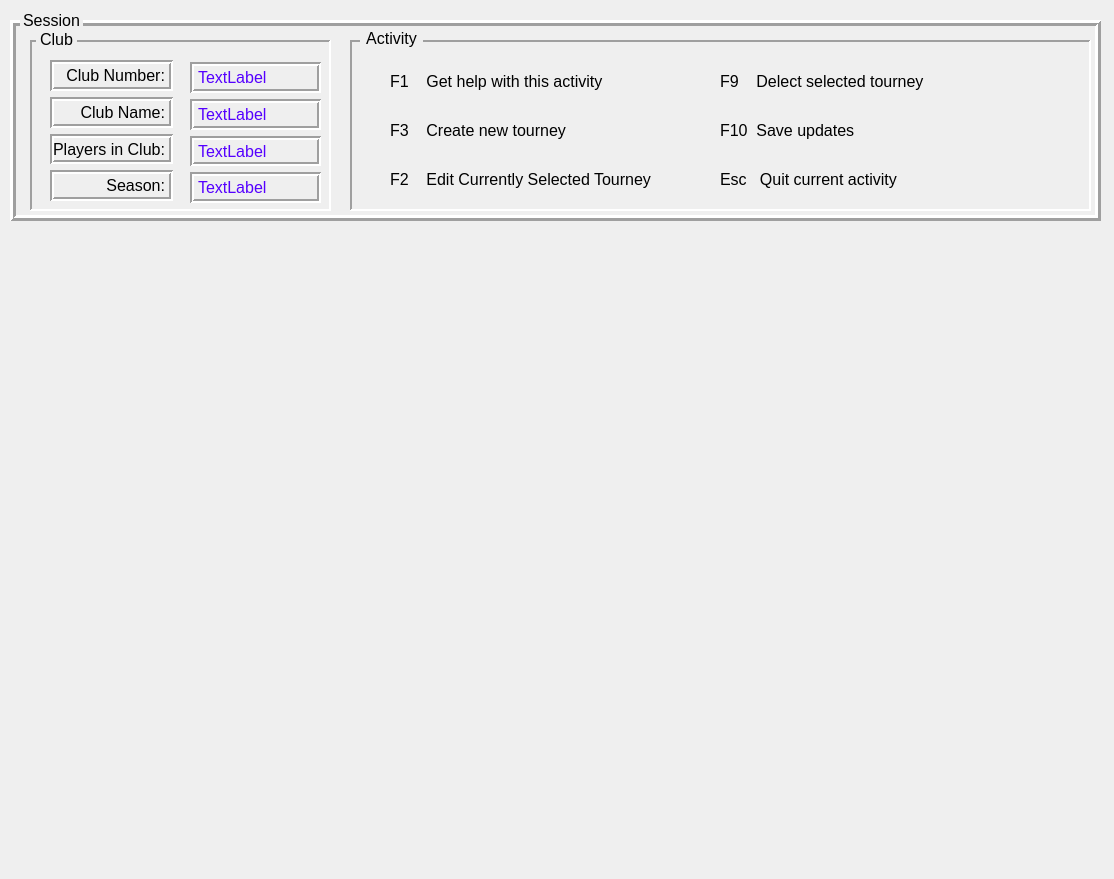
<?xml version="1.0" encoding="UTF-8"?>
<ui version="4.0">
 <class>Master</class>
 <widget class="QMainWindow" name="Master">
  <property name="geometry">
   <rect>
    <x>0</x>
    <y>0</y>
    <width>1114</width>
    <height>879</height>
   </rect>
  </property>
  <property name="font">
   <font>
    <pointsize>12</pointsize>
    <fontweight>Medium</fontweight>
   </font>
  </property>
  <property name="windowTitle">
   <string>Cribbage Grass Roots</string>
  </property>
  <widget class="QWidget" name="TopContainer">
   <widget class="QFrame" name="sessionPanel">
    <property name="geometry">
     <rect>
      <x>10</x>
      <y>20</y>
      <width>1091</width>
      <height>201</height>
     </rect>
    </property>
    <property name="frameShape">
     <enum>QFrame::Shape::Box</enum>
    </property>
    <property name="frameShadow">
     <enum>QFrame::Shadow::Raised</enum>
    </property>
    <property name="lineWidth">
     <number>3</number>
    </property>
    <widget class="QFrame" name="clubPanel">
     <property name="geometry">
      <rect>
       <x>20</x>
       <y>20</y>
       <width>301</width>
       <height>171</height>
      </rect>
     </property>
     <property name="frameShape">
      <enum>QFrame::Shape::Panel</enum>
     </property>
     <property name="frameShadow">
      <enum>QFrame::Shadow::Sunken</enum>
     </property>
     <property name="lineWidth">
      <number>2</number>
     </property>
     <widget class="QWidget" name="layoutWidget">
      <property name="geometry">
       <rect>
        <x>20</x>
        <y>20</y>
        <width>123</width>
        <height>141</height>
       </rect>
      </property>
      <layout class="QVBoxLayout" name="verticalLayout_3">
       <item>
        <widget class="QLabel" name="clubNumberLabel">
         <property name="frameShape">
          <enum>QFrame::Shape::Box</enum>
         </property>
         <property name="frameShadow">
          <enum>QFrame::Shadow::Sunken</enum>
         </property>
         <property name="lineWidth">
          <number>2</number>
         </property>
         <property name="text">
          <string>Club Number:</string>
         </property>
         <property name="alignment">
          <set>Qt::AlignmentFlag::AlignRight|Qt::AlignmentFlag::AlignTrailing|Qt::AlignmentFlag::AlignVCenter</set>
         </property>
        </widget>
       </item>
       <item>
        <widget class="QLabel" name="clubNameLabel">
         <property name="frameShape">
          <enum>QFrame::Shape::Box</enum>
         </property>
         <property name="frameShadow">
          <enum>QFrame::Shadow::Sunken</enum>
         </property>
         <property name="lineWidth">
          <number>2</number>
         </property>
         <property name="text">
          <string>Club Name:</string>
         </property>
         <property name="alignment">
          <set>Qt::AlignmentFlag::AlignRight|Qt::AlignmentFlag::AlignTrailing|Qt::AlignmentFlag::AlignVCenter</set>
         </property>
        </widget>
       </item>
       <item>
        <widget class="QLabel" name="clubPlayersLabel">
         <property name="frameShape">
          <enum>QFrame::Shape::Box</enum>
         </property>
         <property name="frameShadow">
          <enum>QFrame::Shadow::Sunken</enum>
         </property>
         <property name="lineWidth">
          <number>2</number>
         </property>
         <property name="text">
          <string>Players in Club:</string>
         </property>
         <property name="alignment">
          <set>Qt::AlignmentFlag::AlignRight|Qt::AlignmentFlag::AlignTrailing|Qt::AlignmentFlag::AlignVCenter</set>
         </property>
        </widget>
       </item>
       <item>
        <widget class="QLabel" name="clubSeasonLabel">
         <property name="frameShape">
          <enum>QFrame::Shape::Box</enum>
         </property>
         <property name="frameShadow">
          <enum>QFrame::Shadow::Sunken</enum>
         </property>
         <property name="lineWidth">
          <number>2</number>
         </property>
         <property name="text">
          <string>Season:</string>
         </property>
         <property name="alignment">
          <set>Qt::AlignmentFlag::AlignRight|Qt::AlignmentFlag::AlignTrailing|Qt::AlignmentFlag::AlignVCenter</set>
         </property>
        </widget>
       </item>
      </layout>
     </widget>
     <widget class="QWidget" name="layoutWidget">
      <property name="geometry">
       <rect>
        <x>160</x>
        <y>22</y>
        <width>131</width>
        <height>141</height>
       </rect>
      </property>
      <layout class="QVBoxLayout" name="verticalLayout_4">
       <item>
        <widget class="QLabel" name="clubNumber">
         <property name="styleSheet">
          <string notr="true">color: rgb(85, 0, 255);
font: 700 11pt &quot;Segoe UI&quot;;</string>
         </property>
         <property name="frameShape">
          <enum>QFrame::Shape::Box</enum>
         </property>
         <property name="frameShadow">
          <enum>QFrame::Shadow::Sunken</enum>
         </property>
         <property name="lineWidth">
          <number>2</number>
         </property>
         <property name="text">
          <string>TextLabel</string>
         </property>
        </widget>
       </item>
       <item>
        <widget class="QLabel" name="clubName">
         <property name="styleSheet">
          <string notr="true">color: rgb(85, 0, 255);
font: 700 11pt &quot;Segoe UI&quot;;</string>
         </property>
         <property name="frameShape">
          <enum>QFrame::Shape::Box</enum>
         </property>
         <property name="frameShadow">
          <enum>QFrame::Shadow::Sunken</enum>
         </property>
         <property name="lineWidth">
          <number>2</number>
         </property>
         <property name="text">
          <string>TextLabel</string>
         </property>
        </widget>
       </item>
       <item>
        <widget class="QLabel" name="clubPlayers">
         <property name="styleSheet">
          <string notr="true">color: rgb(85, 0, 255);
font: 700 11pt &quot;Segoe UI&quot;;</string>
         </property>
         <property name="frameShape">
          <enum>QFrame::Shape::Box</enum>
         </property>
         <property name="frameShadow">
          <enum>QFrame::Shadow::Sunken</enum>
         </property>
         <property name="lineWidth">
          <number>2</number>
         </property>
         <property name="text">
          <string>TextLabel</string>
         </property>
        </widget>
       </item>
       <item>
        <widget class="QLabel" name="clubSeason">
         <property name="styleSheet">
          <string notr="true">color: rgb(85, 0, 255);
font: 700 11pt &quot;Segoe UI&quot;;</string>
         </property>
         <property name="frameShape">
          <enum>QFrame::Shape::Box</enum>
         </property>
         <property name="frameShadow">
          <enum>QFrame::Shadow::Sunken</enum>
         </property>
         <property name="lineWidth">
          <number>2</number>
         </property>
         <property name="text">
          <string>TextLabel</string>
         </property>
        </widget>
       </item>
      </layout>
     </widget>
    </widget>
    <widget class="QFrame" name="tourneyActivityPanel">
     <property name="geometry">
      <rect>
       <x>340</x>
       <y>20</y>
       <width>741</width>
       <height>171</height>
      </rect>
     </property>
     <property name="frameShape">
      <enum>QFrame::Shape::Panel</enum>
     </property>
     <property name="frameShadow">
      <enum>QFrame::Shadow::Sunken</enum>
     </property>
     <property name="lineWidth">
      <number>2</number>
     </property>
     <widget class="QWidget" name="layoutWidget">
      <property name="geometry">
       <rect>
        <x>40</x>
        <y>20</y>
        <width>311</width>
        <height>141</height>
       </rect>
      </property>
      <layout class="QVBoxLayout" name="verticalLayout_5">
       <item>
        <widget class="QLabel" name="playersF1ActivityLabel">
         <property name="text">
          <string>F1    Get help with this activity</string>
         </property>
        </widget>
       </item>
       <item>
        <widget class="QLabel" name="playersF3ActivityLabel">
         <property name="text">
          <string>F3    Create new tourney</string>
         </property>
        </widget>
       </item>
       <item>
        <widget class="QLabel" name="playersF2ActivityLabel">
         <property name="text">
          <string>F2    Edit Currently Selected Tourney</string>
         </property>
        </widget>
       </item>
      </layout>
     </widget>
     <widget class="QWidget" name="verticalLayoutWidget">
      <property name="geometry">
       <rect>
        <x>370</x>
        <y>20</y>
        <width>331</width>
        <height>141</height>
       </rect>
      </property>
      <layout class="QVBoxLayout" name="verticalLayout">
       <item>
        <widget class="QLabel" name="playersF9ActivityLabel">
         <property name="text">
          <string>F9    Delect selected tourney</string>
         </property>
        </widget>
       </item>
       <item>
        <widget class="QLabel" name="playersF10ActivityLabel">
         <property name="text">
          <string>F10  Save updates</string>
         </property>
        </widget>
       </item>
       <item>
        <widget class="QLabel" name="playersEscActivityLabel">
         <property name="text">
          <string>Esc   Quit current activity</string>
         </property>
        </widget>
       </item>
      </layout>
     </widget>
    </widget>
    <widget class="QLabel" name="clubFrameLabel">
     <property name="geometry">
      <rect>
       <x>26</x>
       <y>9</y>
       <width>41</width>
       <height>20</height>
      </rect>
     </property>
     <property name="autoFillBackground">
      <bool>true</bool>
     </property>
     <property name="styleSheet">
      <string notr="true">opacity : 255</string>
     </property>
     <property name="text">
      <string>Club</string>
     </property>
     <property name="alignment">
      <set>Qt::AlignmentFlag::AlignCenter</set>
     </property>
    </widget>
    <widget class="QLabel" name="activityFrameLabel">
     <property name="geometry">
      <rect>
       <x>350</x>
       <y>8</y>
       <width>63</width>
       <height>20</height>
      </rect>
     </property>
     <property name="autoFillBackground">
      <bool>true</bool>
     </property>
     <property name="styleSheet">
      <string notr="true">opacity: 1.0;</string>
     </property>
     <property name="text">
      <string>Activity</string>
     </property>
     <property name="alignment">
      <set>Qt::AlignmentFlag::AlignCenter</set>
     </property>
    </widget>
   </widget>
   <widget class="QLabel" name="SessionFrameLabel">
    <property name="geometry">
     <rect>
      <x>20</x>
      <y>10</y>
      <width>63</width>
      <height>20</height>
     </rect>
    </property>
    <property name="font">
     <font>
      <pointsize>12</pointsize>
      <fontweight>Medium</fontweight>
     </font>
    </property>
    <property name="autoFillBackground">
     <bool>true</bool>
    </property>
    <property name="text">
     <string>Session</string>
    </property>
    <property name="alignment">
     <set>Qt::AlignmentFlag::AlignCenter</set>
    </property>
   </widget>
  </widget>
 </widget>
 <resources/>
 <connections/>
</ui>
